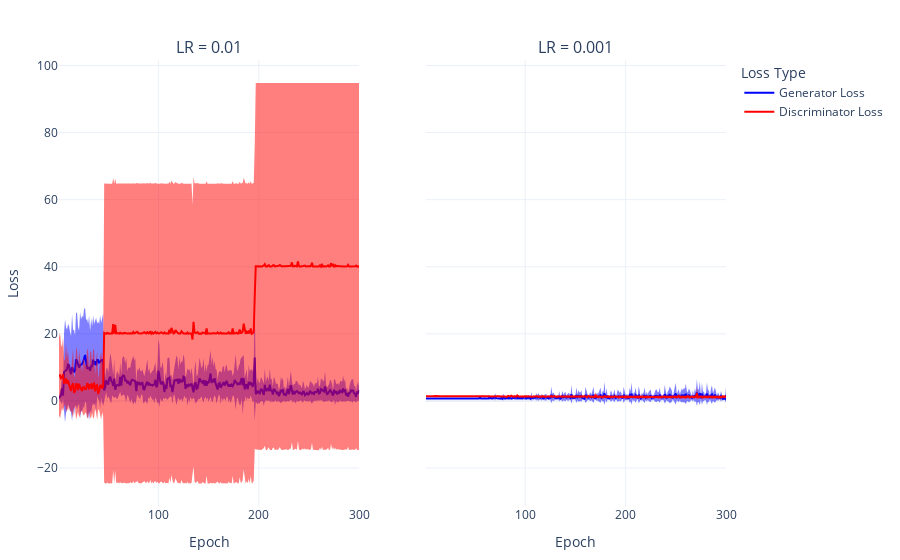

The notebook cell this image was saved under:
### Code cell
import pandas as pd
import plotly.graph_objects as go
from plotly.subplots import make_subplots

# Assume losses_df and losses_df2 have columns: ['Epoch', 'Seed', 'Total Loss', 'Recon Loss', 'KL Loss']

# Compute mean and std per Epoch across seeds
agg1 = losses_01.groupby('Epoch').agg(['mean', 'std']).reset_index()
agg2 = losses_001.groupby('Epoch').agg(['mean', 'std']).reset_index()

# Create subplots
fig = make_subplots(rows=1, cols=2, shared_yaxes=True,
                    subplot_titles=("LR = 0.01", "LR = 0.001"))

# Colors for consistency
colors = {'Generator Loss': 'blue', 'Discriminator Loss': 'red'}

# Plot mean + std as shaded area for losses_df (left)
for loss in ['Generator Loss', 'Discriminator Loss']:

    mean = agg1[(loss, 'mean')]
    std = agg1[(loss, 'std')]
    epochs = agg1['Epoch']

    # Shaded std area
    fig.add_trace(go.Scatter(
        x=epochs.tolist() + epochs[::-1].tolist(),
        y=(mean + std).tolist() + (mean - std)[::-1].tolist(),
        fill='toself',
        fillcolor=colors[loss],
        line=dict(color='rgba(255,255,255,0)'),
        showlegend=False,
        opacity=0.5
    ), row=1, col=1)

    # Mean line
    fig.add_trace(go.Scatter(
        x=epochs,
        y=mean,
        mode='lines',
        name=loss,
        line=dict(color=colors[loss])
    ), row=1, col=1)

# Plot mean + std as shaded area for losses_df2 (right)
for loss in ['Generator Loss', 'Discriminator Loss']:

    mean = agg2[(loss, 'mean')]
    std = agg2[(loss, 'std')]
    epochs = agg2['Epoch']

    fig.add_trace(go.Scatter(
        x=epochs.tolist() + epochs[::-1].tolist(),
        y=(mean + std).tolist() + (mean - std)[::-1].tolist(),
        fill='toself',
        fillcolor=colors[loss],
        line=dict(color='rgba(255,255,255,0)'),
        showlegend=False,
        opacity=0.5
    ), row=1, col=2)

    fig.add_trace(go.Scatter(
        x=epochs,
        y=mean,
        mode='lines',
        line=dict(color=colors[loss]),
        showlegend=False
    ), row=1, col=2)

# Layout and formatting
fig.update_layout(
    template='plotly_white',
    legend_title='Loss Type',
    margin=dict(l=40, r=40, t=60, b=40),
    legend=dict(title_font=dict(size=14), font=dict(size=12))
)

fig.update_xaxes(title_text='Epoch', title_font=dict(size=14), row=1, col=1)
fig.update_xaxes(title_text='Epoch', title_font=dict(size=14), row=1, col=2)
fig.update_yaxes(title_text='Loss', title_font=dict(size=14), row=1, col=1)

fig.update_traces(marker=dict(size=5),
                  line=dict(width=2),
                  hovertemplate='Epoch: %{x}<br>Loss: %{y:.2f}<extra></extra>')

fig.show()

### Figure 1 — Plotly figure (JSON) as saved in the notebook; plotly's stock layout.template omitted (floating-point values rounded to 4 significant figures; data arrays with more than 128 entries replaced by an {"elided": "..."} marker saying what was removed)
{"data": [{"fill": "toself", "fillcolor": "blue", "hovertemplate": "Epoch: %{x}<br>Loss: %{y:.2f}<extra></extra>", "line": {"color": "rgba(255,255,255,0)", "width": 2}, "marker": {"size": 5}, "opacity": 0.5, "showlegend": false, "type": "scatter", "x": {"elided": "600 int values"}, "xaxis": "x", "y": {"elided": "600 float values"}, "yaxis": "y"}, {"hovertemplate": "Epoch: %{x}<br>Loss: %{y:.2f}<extra></extra>", "line": {"color": "blue", "width": 2}, "marker": {"size": 5}, "mode": "lines", "name": "Generator Loss", "type": "scatter", "x": {"elided": "300 int values"}, "xaxis": "x", "y": {"elided": "300 float values"}, "yaxis": "y"}, {"fill": "toself", "fillcolor": "red", "hovertemplate": "Epoch: %{x}<br>Loss: %{y:.2f}<extra></extra>", "line": {"color": "rgba(255,255,255,0)", "width": 2}, "marker": {"size": 5}, "opacity": 0.5, "showlegend": false, "type": "scatter", "x": {"elided": "600 int values"}, "xaxis": "x", "y": {"elided": "600 float values"}, "yaxis": "y"}, {"hovertemplate": "Epoch: %{x}<br>Loss: %{y:.2f}<extra></extra>", "line": {"color": "red", "width": 2}, "marker": {"size": 5}, "mode": "lines", "name": "Discriminator Loss", "type": "scatter", "x": {"elided": "300 int values"}, "xaxis": "x", "y": {"elided": "300 float values"}, "yaxis": "y"}, {"fill": "toself", "fillcolor": "blue", "hovertemplate": "Epoch: %{x}<br>Loss: %{y:.2f}<extra></extra>", "line": {"color": "rgba(255,255,255,0)", "width": 2}, "marker": {"size": 5}, "opacity": 0.5, "showlegend": false, "type": "scatter", "x": {"elided": "600 int values"}, "xaxis": "x2", "y": {"elided": "600 float values"}, "yaxis": "y2"}, {"hovertemplate": "Epoch: %{x}<br>Loss: %{y:.2f}<extra></extra>", "line": {"color": "blue", "width": 2}, "marker": {"size": 5}, "mode": "lines", "showlegend": false, "type": "scatter", "x": {"elided": "300 int values"}, "xaxis": "x2", "y": {"elided": "300 float values"}, "yaxis": "y2"}, {"fill": "toself", "fillcolor": "red", "hovertemplate": "Epoch: %{x}<br>Loss: %{y:.2f}<extra></extra>", "line": {"color": "rgba(255,255,255,0)", "width": 2}, "marker": {"size": 5}, "opacity": 0.5, "showlegend": false, "type": "scatter", "x": {"elided": "600 int values"}, "xaxis": "x2", "y": {"elided": "600 float values"}, "yaxis": "y2"}, {"hovertemplate": "Epoch: %{x}<br>Loss: %{y:.2f}<extra></extra>", "line": {"color": "red", "width": 2}, "marker": {"size": 5}, "mode": "lines", "showlegend": false, "type": "scatter", "x": {"elided": "300 int values"}, "xaxis": "x2", "y": {"elided": "300 float values"}, "yaxis": "y2"}], "layout": {"annotations": [{"font": {"size": 16}, "showarrow": false, "text": "LR = 0.01", "x": 0.225, "xanchor": "center", "xref": "paper", "y": 1, "yanchor": "bottom", "yref": "paper"}, {"font": {"size": 16}, "showarrow": false, "text": "LR = 0.001", "x": 0.775, "xanchor": "center", "xref": "paper", "y": 1, "yanchor": "bottom", "yref": "paper"}], "legend": {"font": {"size": 12}, "title": {"font": {"size": 14}, "text": "Loss Type"}}, "margin": {"b": 40, "l": 40, "r": 40, "t": 60}, "xaxis": {"anchor": "y", "domain": [0, 0.45], "title": {"font": {"size": 14}, "text": "Epoch"}}, "xaxis2": {"anchor": "y2", "domain": [0.55, 1], "title": {"font": {"size": 14}, "text": "Epoch"}}, "yaxis": {"anchor": "x", "domain": [0, 1], "title": {"font": {"size": 14}, "text": "Loss"}}, "yaxis2": {"anchor": "x2", "domain": [0, 1], "matches": "y", "showticklabels": false}}}
